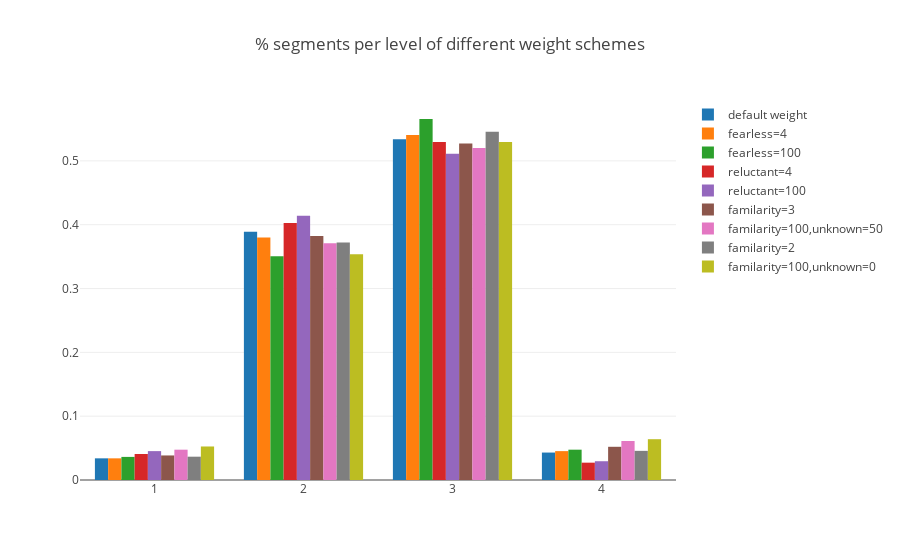

This figure's notebook cell:
### Code cell
y_ = {3: y3, 4: y4, 5: y_all}[levels]
arrs = [y_.csl.values]+weighted_ys
title = 'score histogram of % segments of different weight schemes'
arrs = [y_.csl.round().values] + [y.round() for y in weighted_ys]
title = '% segments per level of different weight schemes'

fig = plotly_fig.hist(arrs, names=['default weight']+new_ys_name, title=title)
iplot(fig)

### Figure 1 — Plotly figure (JSON) as saved in the notebook; plotly's stock layout.template omitted (floating-point values rounded to 4 significant figures; data arrays with more than 128 entries replaced by an {"elided": "..."} marker saying what was removed)
{"data": [{"histnorm": "probability", "name": "default weight", "type": "histogram", "x": {"elided": "442 int values"}}, {"histnorm": "probability", "name": "fearless=4", "type": "histogram", "x": {"elided": "442 int values"}}, {"histnorm": "probability", "name": "fearless=100", "type": "histogram", "x": {"elided": "442 int values"}}, {"histnorm": "probability", "name": "reluctant=4", "type": "histogram", "x": {"elided": "442 int values"}}, {"histnorm": "probability", "name": "reluctant=100", "type": "histogram", "x": {"elided": "442 int values"}}, {"histnorm": "probability", "name": "familarity=3", "type": "histogram", "x": {"elided": "442 int values"}}, {"histnorm": "probability", "name": "familarity=100,unknown=50", "type": "histogram", "x": {"elided": "442 int values"}}, {"histnorm": "probability", "name": "familarity=2", "type": "histogram", "x": {"elided": "438 int values"}}, {"histnorm": "probability", "name": "familarity=100,unknown=0", "type": "histogram", "x": {"elided": "438 int values"}}], "layout": {"title": "% segments per level of different weight schemes"}}
